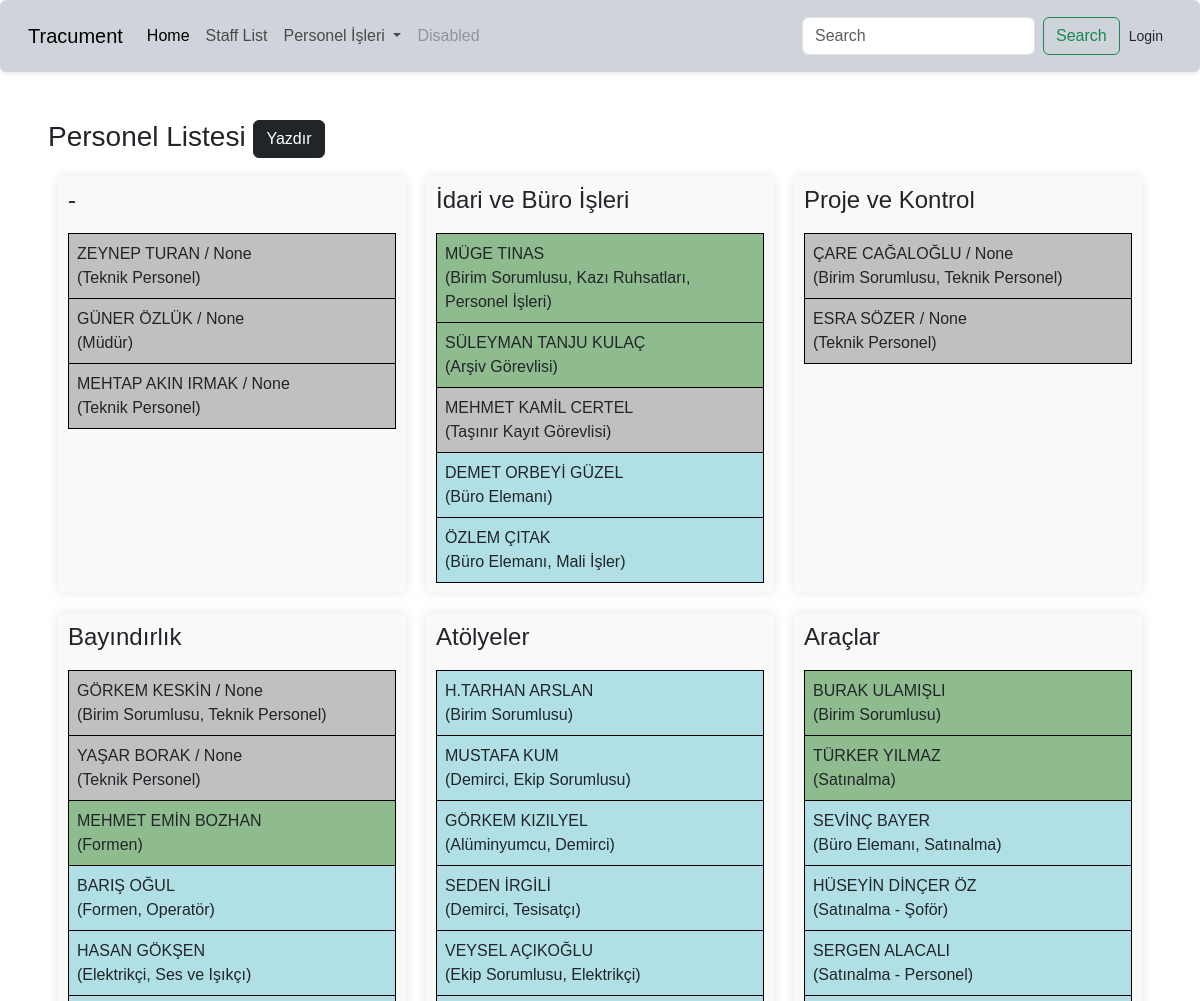
The app's page /staff/staff-by-unit (upper part), older data.
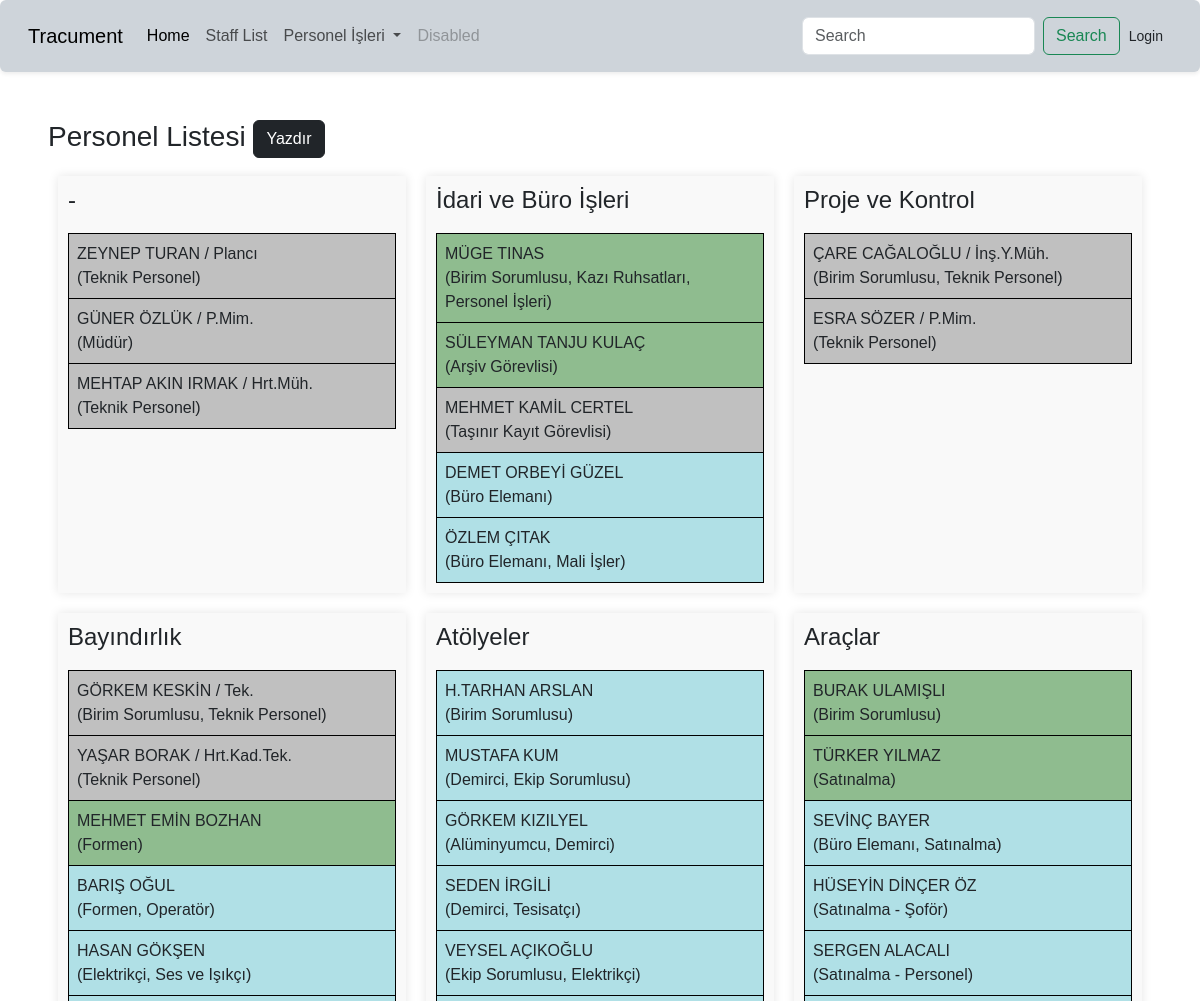
The same page, newer data.
### apps/staff/models.py (models this page shows, shortened)
class Staff(models.Model):
    name = models.CharField(max_length=200)
    surname = models.CharField(max_length=200)
    payroll = models.ForeignKey(Payroll, on_delete=models.CASCADE)
    unit = models.ForeignKey(Unit,on_delete=models.CASCADE)
    title = models.ForeignKey(Title, on_delete=models.CASCADE)
    duty = models.ManyToManyField(Duty)
    is_active = models.BooleanField(default=True)
    class Meta:
        verbose_name = "Personel"
        verbose_name_plural = "Personeller"

class Title (models.Model):
    name = models.CharField(max_length=200, unique=True)
    short_name = models.CharField(max_length=50,blank=True,null=True)
    class Meta:
        verbose_name = "Unvan"
        verbose_name_plural = "Unvanlar"

class Duty (models.Model):
    name = models.CharField(max_length=200, unique=True)
    def __str__(self):
        return self.name
    class Meta:
        verbose_name = "Gorev"
        verbose_name_plural = "Gorevler"

### apps/staff/views.py (the view)
# urls.py: path('staff-by-unit', views.staff_by_unit, name="staff-by-unit"),
def staff_by_unit(request):
    units = Unit.objects.all()
    unit_staffs = {}
    for unit in units:
        staff = Staff.objects.filter(unit=unit).select_related('title').prefetch_related('duty').order_by('-title__name')
        unit_staffs[unit] = staff
    context = {'unit_staffs': unit_staffs}
    return render(request, 'staff/staff-by-unit.html', context)

### templates/staff/staff-by-unit.html
{% extends '../base.html' %}
{% block content %}
    <body>
    <div>
        <h3>Personel Listesi <button class="btn btn-dark" onclick="window.open('{% url 'printable-staff-by-unit' %}', '_blank')">Yazdır</button> </h3>
            <div class="unit-container">
                {% for unit, staff in unit_staffs.items %}
                <div class="unit">
                    <h4>{{ unit.name }}</h4>
                    <table>
                        {% for person in staff %}
                        <tr class="staff-payroll-{{ person.payroll.id }}">
                            <td>
                                {{ person.name }} {{ person.surname }}
                                {% if person.title.name != "-" %} / {{person.title.short_name}}{% endif %}
                                <br>
                                ({% if person.duty.all %}{{ person.duty.all|join:", " }}{% endif %})
                            </td>
                        </tr>
                        {% endfor %}
                    </table>
                </div>
                {% endfor %}
        </div>
    </div>
</body>
{% endblock %}

Row changes from the older to the newer data that the page shows:
changed through a linked row, Staff "ZEYNEP": title.short_name "None" → "Plancı"
changed through a linked row, Staff "GÜNER": title.short_name "None" → "P.Mim."
changed through a linked row, Staff "MEHTAP": title.short_name "None" → "Hrt.Müh."
changed through a linked row, Staff "ÇARE": title.short_name "None" → "İnş.Y.Müh."
changed through a linked row, Staff "ESRA": title.short_name "None" → "P.Mim."
changed through a linked row, Staff "KESKİN": title.short_name "None" → "Tek."
changed through a linked row, Staff "YAŞAR": title.short_name "None" → "Hrt.Kad.Tek."
